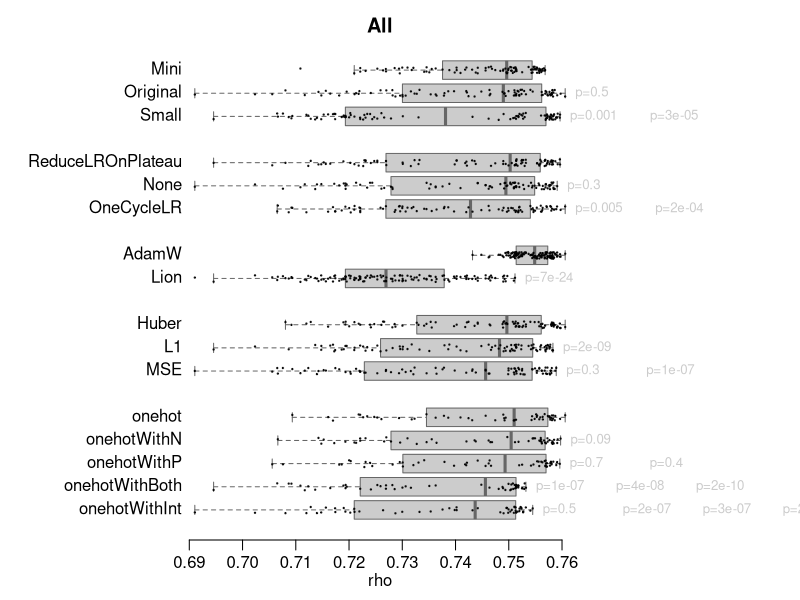
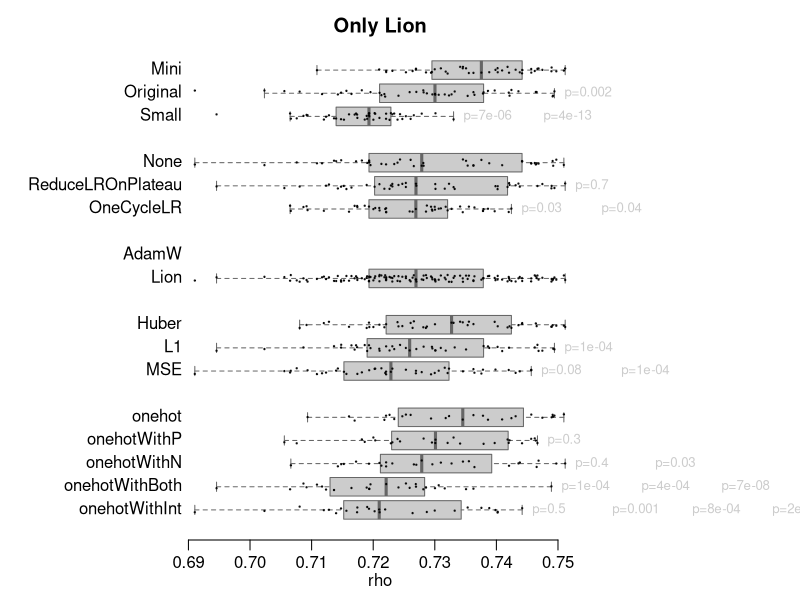
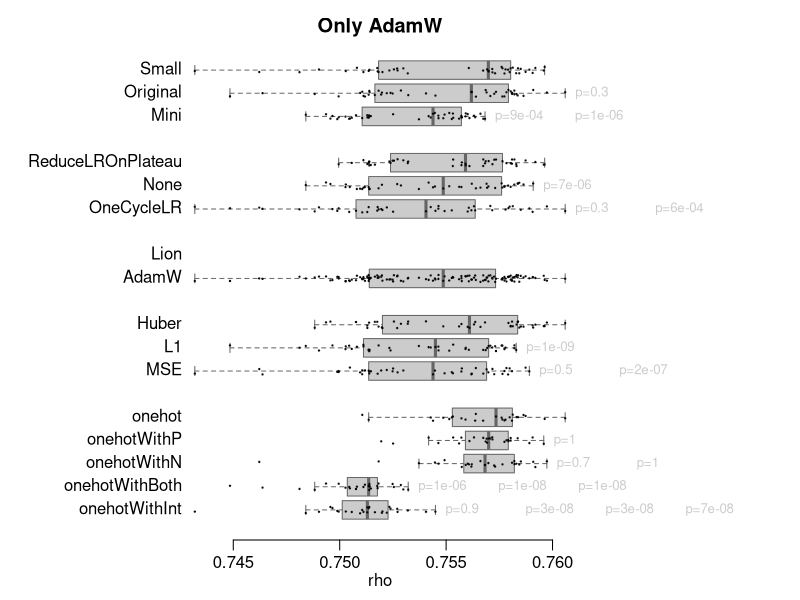

The R source for these figures, in order:

# Specify which metric to run this for (need to run twice to reproduce all plots)
#metric = "r"
metric = "rho"

get_mylist = function(subset,metric) {
  # subset - list of TRUE/FALSE
  # metric - "r" or "rho"
  mylist = c(); pos = 0; at = c()
  tests = c("Seq_Enc","LossFn","Optimizer","LRScheduler","Model")
  for (test in tests) {
    pos = pos+1 # Increase position counter
    column = which(colnames(dat) == test)
    groups = unique(dat[,column])
    groups = groups[order(sapply(1:length(groups),function(x) median(dat[subset & dat[,column]==groups[x],metric])),decreasing = FALSE)]
    for (g in groups) {
      mylist[[g]] = dat[subset & dat[,column] == g,metric]
      at = c(at,pos)
      pos = pos+1
    }
  }
  return(list(mylist, at))
}

get_stats = function(mylist, grpA, grpB) {
  p = wilcox.test(mylist[[grpA]],mylist[[grpB]], paired = TRUE)$p.value
  lengthA = length(mylist[[grpA]]); lengthB = length(mylist[[grpB]])
  meanA = mean(mylist[[grpA]]); sdA = sd(mylist[[grpA]]); medianA = median(mylist[[grpA]]); 
  meanB = mean(mylist[[grpB]]); sdB = sd(mylist[[grpB]]); medianB = median(mylist[[grpB]]); 
  ratio = meanA/meanB
  if (ratio < 1) { ratio = -1/ratio }
  ratioM = medianA/medianB
  if (ratioM < 1) { ratioM = -1/ratioM }
  cat("length =",lengthA,"\n")
  cat("length =",lengthB,"\n")
  cat("means =",meanA,"+/-",sdA,"\n")
  cat("means =",meanB,"+/-",sdB,"\n")
  cat("ratio (mean) =",ratio,"\n")
  cat("median =",medianA,"+/-",sdA,"\n")
  cat("median =",medianB,"+/-",sdB,"\n")
  cat("ratio (median) =",ratioM,"\n")
  cat("p =",p,"\n")
}

# Read all the grid search results
tmp1 = read.csv("data/score_board_LargeModel.csv")
tmp1["Model"] = "Original"

tmp2 = read.csv("data/score_board_SmallModel.csv")
tmp2["Model"] = "Small"

tmp3 = read.csv("data/score_board_MiniModel.csv")
tmp3["Model"] = "Mini"

dat = rbind(tmp1,tmp2,tmp3)
dim(dat)

# Use to print best configuration for each architecture
dat[which.max(dat$r),]
dat[dat$Model=="Original",][which.max(dat[dat$Model=="Original",]$r),]
dat[dat$Model=="Small",][which.max(dat[dat$Model=="Small",]$r),]
dat[dat$Model=="Mini",][which.max(dat[dat$Model=="Mini",]$r),]

# Include all runs
subset = rep(TRUE,nrow(dat))
tmp = get_mylist(subset,metric); mylist = tmp[[1]]; at = tmp[[2]]

# Plot performance across groups
pdf(paste("Performance_all_",metric,".pdf",sep=""),width=6,height=5,pointsize=10)
par(oma = c(0,0,0,0) + 0.5)
par(mar = c(2,8,1,10)+0.5, mgp=c(1.5,0.6,0))
par(mfrow=c(1,1))
bp = boxplot(mylist,outline = FALSE, horizontal = TRUE,yaxt="n",at=at, frame=FALSE,col="#CCCCCC",border="#666666", xlab=metric,main="All") #,ylim=c(0,1))
pars = par("usr")
for (i in 1:length(mylist)) {
  scatter = runif(length(mylist[[i]]))*.3-.15
  points(mylist[[i]],rep(at[i],length(mylist[[i]]))+scatter,pch=20,cex=.3,col="#000000CC")
  for (diff in 1:4) {
    if (i+diff<=length(mylist) & at[min(length(mylist),i+diff)]-at[i] == diff) {
      if (length(mylist[[i]])==0 | length(mylist[[i+diff]])==0) next; # Avoid empty categories
      pval = wilcox.test(mylist[[i]],mylist[[i+diff]], paired = TRUE)$p.value
      text(max(mylist[[i]])+0.2*(par("usr")[2]-par("usr")[1])*(diff-1),at[i],paste("p=",signif(pval,1),sep=""),xpd=NA,pos=4,cex=.8,col="#CCCCCC")
    }
  }
}
text(par("usr")[1]+.03*(par("usr")[2]-par("usr")[1]),at,bp$names,xpd=NA,srt=0,pos=2)
dev.off()

# Stats for paper
get_stats(mylist,"Lion","AdamW")

# Only Lion optimiser
subset = dat$Optimizer == "Lion"
tmp = get_mylist(subset,metric); mylist = tmp[[1]]; at = tmp[[2]]

pdf(paste("Performance_Lion_",metric,".pdf",sep=""),width=6,height=5,pointsize=10)
par(oma = c(0,0,0,0) + 0.5)
par(mar = c(2,8,1,10)+0.5, mgp=c(1.5,0.6,0))
par(mfrow=c(1,1))
bp = boxplot(mylist,outline = FALSE, horizontal = TRUE,yaxt="n",at=at, frame=FALSE,col="#CCCCCC",border="#666666", xlab=metric,main="Only Lion") #,ylim=c(0,1))
for (i in 1:length(mylist)) {
  scatter = runif(length(mylist[[i]]))*.3-.15
  points(mylist[[i]],rep(at[i],length(mylist[[i]]))+scatter,pch=20,cex=.3,col="#000000CC")
  for (diff in 1:4) {
    if (i+diff<=length(mylist) & at[min(length(mylist),i+diff)]-at[i] == diff) {
      if (length(mylist[[i]])==0 | length(mylist[[i+diff]])==0) next; # Avoid empty categories
      pval = wilcox.test(mylist[[i]],mylist[[i+diff]], paired = TRUE)$p.value
      text(max(mylist[[i]])+0.2*(par("usr")[2]-par("usr")[1])*(diff-1),at[i],paste("p=",signif(pval,1),sep=""),xpd=NA,pos=4,cex=.8,col="#CCCCCC")
    }
  }
}
text(par("usr")[1]+.03*(par("usr")[2]-par("usr")[1]),at,bp$names,xpd=NA,srt=0,pos=2)
dev.off()

# Statistical tests for paper
get_stats(mylist,"onehot","onehotWithInt")
get_stats(mylist,"onehot","onehotWithBoth")
get_stats(mylist,"onehotWithP","onehotWithInt")
get_stats(mylist,"onehotWithP","onehotWithBoth")
get_stats(mylist,"onehotWithN","onehotWithInt")
get_stats(mylist,"onehotWithN","onehotWithBoth")


# Exclude Lion optimiser
subset = dat$Optimizer != "Lion"
tmp = get_mylist(subset,metric); mylist = tmp[[1]]; at = tmp[[2]]

pdf(paste("Performance_AdamW_",metric,".pdf",sep=""),width=6,height=5,pointsize=10)
par(oma = c(0,0,0,0) + 0.5)
par(mar = c(2,8,1,10)+0.5, mgp=c(1.5,0.6,0))
par(mfrow=c(1,1))
bp = boxplot(mylist,outline = FALSE, horizontal = TRUE,yaxt="n",at=at, frame=FALSE,col="#CCCCCC",border="#666666", xlab=metric,main="Only AdamW") #,ylim=c(0,1))
for (i in 1:length(mylist)) {
  scatter = runif(length(mylist[[i]]))*.3-.15
  points(mylist[[i]],rep(at[i],length(mylist[[i]]))+scatter,pch=20,cex=.3,col="#000000CC")
  for (diff in 1:4) {
    if (i+diff<=length(mylist) & at[min(length(mylist),i+diff)]-at[i] == diff) {
      if (length(mylist[[i]])==0 | length(mylist[[i+diff]])==0) next; # Avoid empty categories
      pval = wilcox.test(mylist[[i]],mylist[[i+diff]], paired = TRUE)$p.value
      text(max(mylist[[i]])+0.2*(par("usr")[2]-par("usr")[1])*(diff-1),at[i],paste("p=",signif(pval,1),sep=""),xpd=NA,pos=4,cex=.8,col="#CCCCCC")
    }
  }
}
text(par("usr")[1]+.03*(par("usr")[2]-par("usr")[1]),at,bp$names,xpd=NA,srt=0,pos=2)
dev.off()

# Statistical tests for paper
get_stats(mylist,"Original","Mini")
get_stats(mylist,"Small","Mini")
get_stats(mylist,"onehot","onehotWithInt")
get_stats(mylist,"onehot","onehotWithBoth")
get_stats(mylist,"onehotWithP","onehotWithInt")
get_stats(mylist,"onehotWithP","onehotWithBoth")
get_stats(mylist,"onehotWithN","onehotWithInt")
get_stats(mylist,"onehotWithN","onehotWithBoth")

